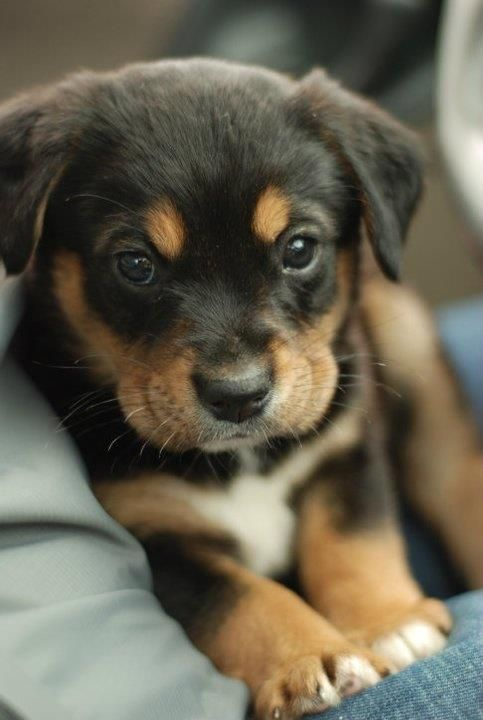
#> input picture Unit 8/Image Vectorization/Img2/dog.jpg, 483 x 720 px
$ python ImageVector2_Red.py dog.jpg 3
#> lines starting #> are read from the running program, lines starting #| are printed output that depends on the picture
import urllib.request
import io
from PIL import Image
import random
import sys
from copy import copy

K = int(sys.argv[2])


def add_color_bands(img, colors):
    new_img = Image.new(mode="RGB", size=(
        img.size[0], img.size[1]+100), color=0)
    new_pix = new_img.load()
    pix = img.load()
    for x in range(img.size[0]):
        for y in range(img.size[1]):
            new_pix[x, y] = pix[x, y]
    new_img.show()


# [48 lines left out: functions naive8, naive27, not called in this run]


def k_means(URL):
#> called with URL = 'dog.jpg'
    i = 0
    f = URL
    # f = io.BytesIO(urllib.request.urlopen(URL).read())
    img = Image.open(f)
#> img is the input picture: PIL image 483x720 RGB; mean R, G, B 103.3, 98, 81.5
    pix = img.load()
    initial_means = []
    while len(initial_means) != K:
        x = random.randrange(img.size[0])
        y = random.randrange(img.size[1])
        current_color = pix[x, y]
        if len(initial_means) == 0:
            initial_means.append(
                (x, y, current_color[0], current_color[1], current_color[2]))
        else:
            add = True
            for pixel in initial_means:
                compareToColor = (pixel[2], pixel[3], pixel[4])
                if current_color == compareToColor:
                    add = False
            if add:
                initial_means.append(
                    (x, y, current_color[0], current_color[1], current_color[2]))
#> this loop made 3 passes
#> current_color on passes 1 to 3: (145, 119, 84), (52, 46, 32), (19, 18, 14)
#> after the loop, initial_means = [(432, 394, 145, 119, 84), (388, 430, 52, 46, 32), (20, 265, 19, 18, 14)]
    old_means = [100000 for x in range(K)]
#> old_means = [100000, 100000, 100000]
    current_means = [[pixel] for pixel in initial_means]
#> current_means = [[(432, 394, 145, 119, 84)], [(388, 430, 52, 46, 32)], [(20, 265, 19, 18, 14)]]
    current_mean_lengths = [-1 for x in range(K)]
#> current_mean_lengths = [-1, -1, -1]
    while current_means != old_means:
        old_means_lengths = copy(current_mean_lengths)
        for x in range(img.size[0]):
            for y in range(img.size[1]):
                current_color = pix[x, y]
                r1, g1, b1 = current_color
                mean_diffs = []
                for mean in current_means:
                    r2, g2, b2 = mean[0][2], mean[0][3], mean[0][4]
                    mean_diffs.append(
                        (((r2-r1)**2.0) + ((g2-g1)**2.0) + ((b2-b1)**2.0)))
                mean_to_put = mean_diffs.index(min(mean_diffs))
                current_means[mean_to_put].append((x, y, r1, g1, b1))
        current_mean_lengths = [len(mean) for mean in current_means]
        for index, mean in enumerate(current_means):
            avgs = [0 for x in range(5)]
            size = len(mean)
            for pixel in mean:
                avgs[0] += pixel[0]
                avgs[1] += pixel[1]
                avgs[2] += pixel[2]
                avgs[3] += pixel[3]
                avgs[4] += pixel[4]
            avgs[0] = avgs[0]/size
            avgs[1] = avgs[1]/size
            avgs[2] = avgs[2]/size
            avgs[3] = avgs[3]/size
            avgs[4] = avgs[4]/size
            current_means[index] = [
                (avgs[0], avgs[1], avgs[2], avgs[3], avgs[4])]
        old_mean_new_mean = [current_mean_lengths[x] -
                             old_means_lengths[x] for x in range(K)]
        print(f"Difference in means {i}:", old_mean_new_mean)
        if not any(old_mean_new_mean):
            break
        i += 1
#> this loop made 26 passes
#> (old_means_lengths, current_mean_lengths, old_mean_new_mean) on passes 1 to 9: ([-1, -1, -1], [192242, 107531, 47990], [192243, 107532, 47991]), ([192242, 107531, 47990], [153582, 128731, 65450], [-38660, 21200, 17460]), ([153582, 128731, 65450], [128765, 136630, 82368], [-24817, 7899, 16918]), ([128765, 136630, 82368], [113914, 138943, 94906], [-14851, 2313, 12538]), ([113914, 138943, 94906], [105481, 138615, 103667], [-8433, -328, 8761]), ([105481, 138615, 103667], [100831, 137498, 109434], [-4650, -1117, 5767]), ([100831, 137498, 109434], [98185, 136613, 112965], [-2646, -885, 3531]), ([98185, 136613, 112965], [96664, 135849, 115250], [-1521, -764, 2285]), ([96664, 135849, 115250], [95795, 135367, 116601], [-869, -482, 1351])
#> (current_mean_lengths, old_mean_new_mean) on pass 26: ([94392, 134152, 119219], [0, 0, 0])
#| Difference in means 0: [192243, 107532, 47991]
#| Difference in means 1: [-38660, 21200, 17460]
#| Difference in means 2: [-24817, 7899, 16918]
#| Difference in means 3: [-14851, 2313, 12538]
#| Difference in means 4: [-8433, -328, 8761]
#| Difference in means 5: [-4650, -1117, 5767]
#| Difference in means 6: [-2646, -885, 3531]
#| Difference in means 7: [-1521, -764, 2285]
#> (further printed lines are left out)
#> after the loop, current_means = [[(245.6, 496, 176.6, 173.4, 151.2)], [(265.5, 313.5, 106.8, 97.8, 77.78)], [(209.8, 303.3, 41.29, 38.55, 30.4)]]; i = 25
    for x in range(img.size[0]):
        for y in range(img.size[1]):
            current_color = pix[x, y]
            r1, g1, b1 = current_color
            mean_diffs = []
            for mean in current_means:
                r2, g2, b2 = mean[0][2], mean[0][3], mean[0][4]
                mean_diffs.append(
                    (((r2-r1)**2.0) + ((g2-g1)**2.0) + ((b2-b1)**2.0)))
            mean_to_put = mean_diffs.index(min(mean_diffs))
            pix[x, y] = (round(current_means[mean_to_put][0][2]), round(
                current_means[mean_to_put][0][3]), round(current_means[mean_to_put][0][4]))
            current_means[mean_to_put].append((x, y, r1, g1, b1))
    add_color_bands(img, (1))
#> in add_color_bands, `new_img = Image.new(mode="RGB", size=( img.size[0], img.size[1]+100), ..`: new_img: PIL image 483x820 RGB; every value is 0
#> in add_color_bands, `new_img.show()`:
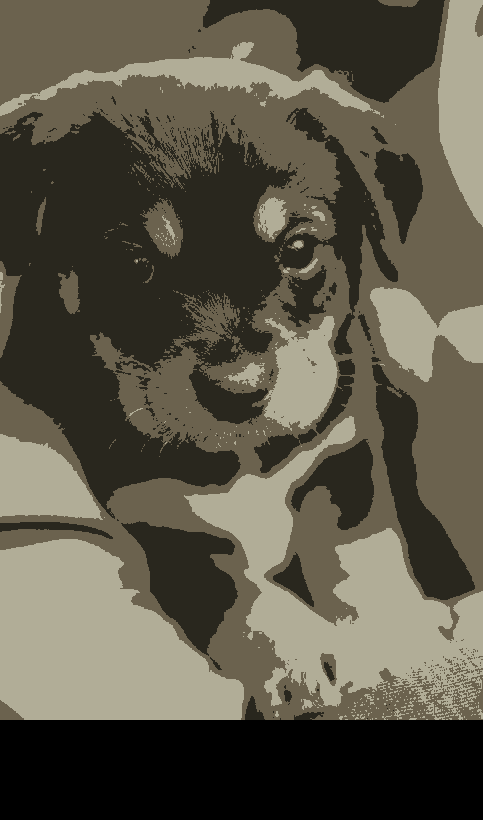
#> shown: PIL image 483x820 RGB; mean R, G, B 90.8, 86.2, 71.4
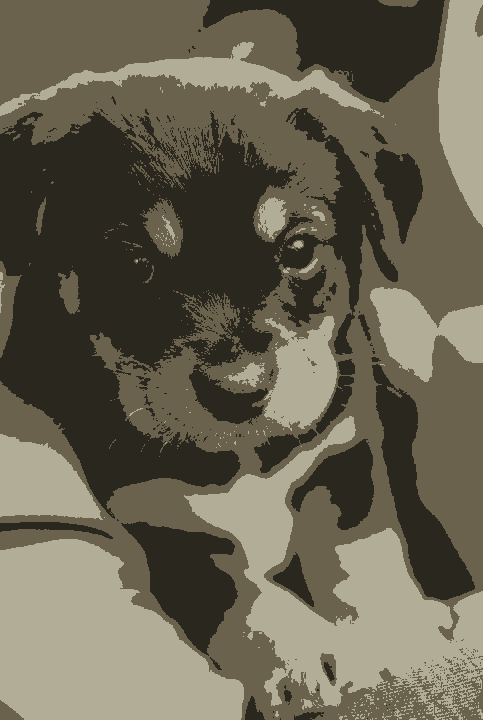
#> img: PIL image 483x720 RGB; mean R, G, B 103.4, 98.1, 81.4
    return current_means


k_means(sys.argv[1])
